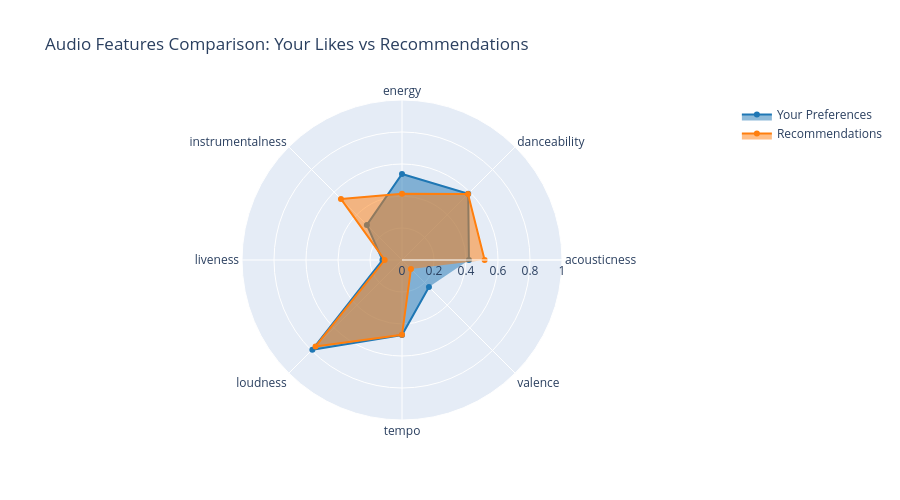

The notebook cell this image was saved under:
### Code cell
if len(recommendations) > 0:
    # Compare audio features: Your likes vs Recommendations
    liked_ids = [tid for tid, rating in user_ratings.items() if rating == 1]
    
    # Calculate average audio features for your liked tracks
    liked_features = df_features_matrix.loc[liked_ids, audio_features].mean()
    
    # Calculate average audio features for recommendations
    rec_ids = recommendations['track_id'].tolist()
    rec_features = df_features_matrix.loc[rec_ids, audio_features].mean()
    
    # Normalize for visualization (0-1 scale per feature)
    feature_stats = df_features_matrix[audio_features].describe()
    liked_norm = (liked_features - feature_stats.loc['min']) / (feature_stats.loc['max'] - feature_stats.loc['min'])
    rec_norm = (rec_features - feature_stats.loc['min']) / (feature_stats.loc['max'] - feature_stats.loc['min'])
    
    # Radar chart
    import plotly.graph_objects as go
    
    fig_radar = go.Figure(data=[
        go.Scatterpolar(
            r=liked_norm.values,
            theta=audio_features,
            fill='toself',
            name='Your Preferences',
            line_color='#1f77b4'
        ),
        go.Scatterpolar(
            r=rec_norm.values,
            theta=audio_features,
            fill='toself',
            name='Recommendations',
            line_color='#ff7f0e'
        )
    ])
    
    fig_radar.update_layout(
        polar=dict(radialaxis=dict(visible=True, range=[0, 1])),
        title="Audio Features Comparison: Your Likes vs Recommendations",
        showlegend=True,
        height=500
    )
    
    fig_radar.show()
    
    # Feature comparison table
    comparison = pd.DataFrame({
        'Feature': audio_features,
        'Your Preference': liked_features.values.round(3),
        'Recommendations': rec_features.values.round(3),
        'Difference': (rec_features - liked_features).values.round(3)
    })
    
    print("\nAudio Features Comparison:")
    print("=" * 80)
    print(comparison.to_string(index=False))
    print("=" * 80)

### Figure 1 — Plotly figure (JSON) as saved in the notebook; plotly's stock layout.template omitted (floating-point values rounded to 4 significant figures)
{"data": [{"fill": "toself", "line": {"color": "#1f77b4"}, "name": "Your Preferences", "r": [0.4183, 0.5854, 0.5377, 0.3104, 0.1221, 0.7923, 0.4687, 0.2383], "theta": ["acousticness", "danceability", "energy", "instrumentalness", "liveness", "loudness", "tempo", "valence"], "type": "scatterpolar"}, {"fill": "toself", "line": {"color": "#ff7f0e"}, "name": "Recommendations", "r": [0.5164, 0.5834, 0.4146, 0.5398, 0.1084, 0.7643, 0.4678, 0.07915], "theta": ["acousticness", "danceability", "energy", "instrumentalness", "liveness", "loudness", "tempo", "valence"], "type": "scatterpolar"}], "layout": {"height": 500, "polar": {"radialaxis": {"range": [0, 1], "visible": true}}, "showlegend": true, "title": {"text": "Audio Features Comparison: Your Likes vs Recommendations"}}}
